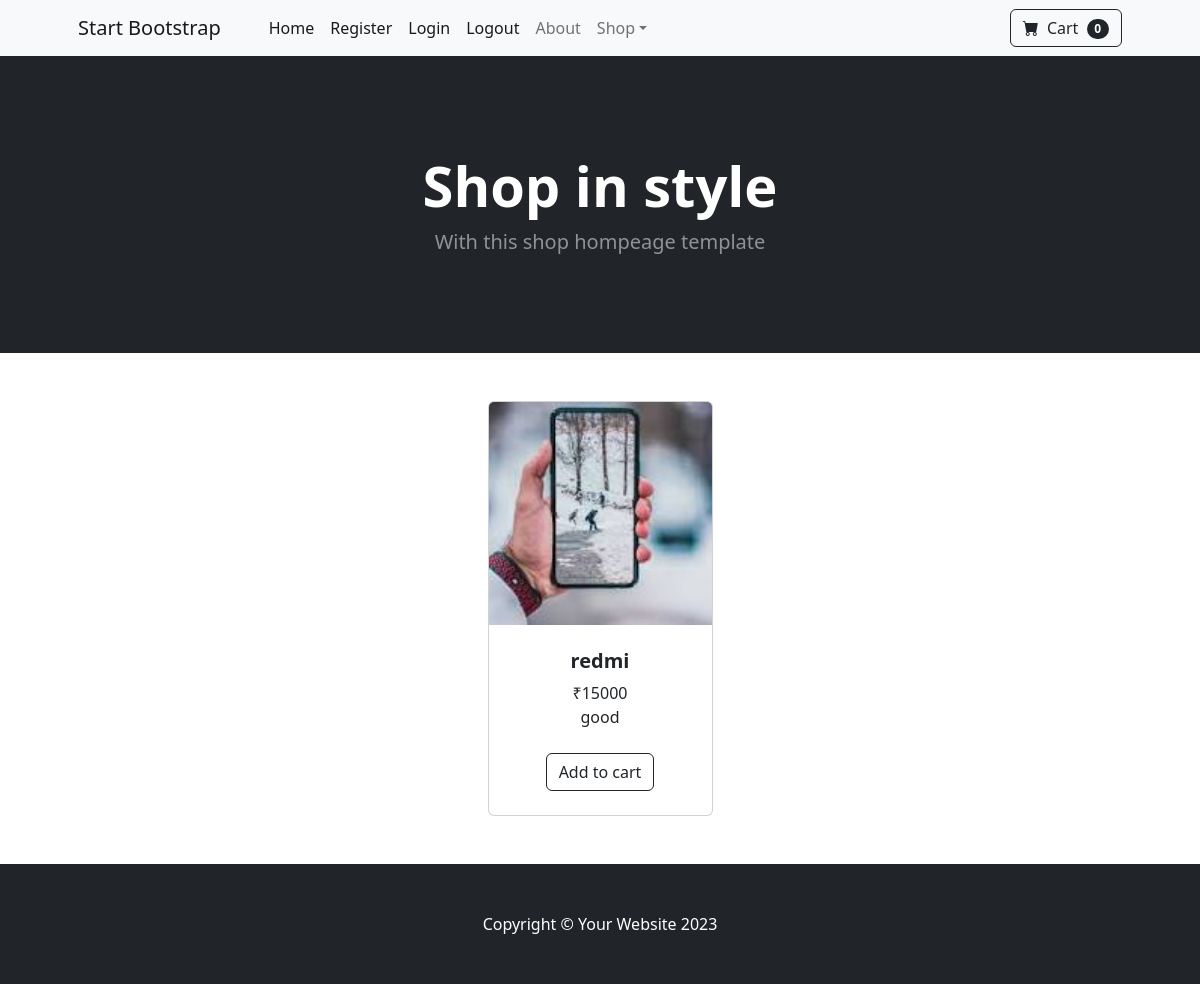
Page /product/detail/2 on the committed database.
### ecommapp/models.py (models this page shows, shortened)
class Products(models.Model):
    product_name=models.CharField(max_length=100)
    price=models.PositiveIntegerField()
    Category=models.ForeignKey(Category,on_delete=models.CASCADE)
    image=models.ImageField(upload_to='image',null=True)
    description=models.CharField(max_length=100)

### ecommapp/views.py (the view)
# urls.py: path('product/detail/<int:id>',views.ProductDetailView.as_view(),name='detail_view'),
class ProductDetailView(View):
    def get(self,request,*args,**kwargs):
        id=kwargs.get('id')
        product=Products.objects.get(id=id)
        return render(request,'product_detail.html',{'product':product})

### ecommapp/context_processors.py (called while the page is built)
def cart_count_context(request):
    if request.user.is_authenticated:
        count=Carts.objects.filter(user_id=request.user).exclude(status='order-placed').count()
        return {'count':count}
    else:
        return {'count':0}

### ecommapp/Templates/product_detail.html
{% extends 'index.html' %}
{% block content %}
<div class="container px-4 px-lg-5 mt-5">
    <div class="row gx-4 gx-lg-5 row-cols-2 row-cols-md-3 row-cols-xl-4 justify-content-center">
        <div class="col mb-5">
            <div class="card h-100">
                <img class="card-img-top" src="{{product.image.url}}" alt="..." />
                <div class="card-body p-4">
                    <div class="text-center">
                        <h5 class="fw-bolder">{{product.product_name}}</h5>
                       ₹{{product.price}}
                       <br>
                       {{product.description}}
                    </div>
                </div>
                <div class="card-footer p-4 pt-0 border-top-0 bg-transparent">
                    <div class="text-center"><a class="btn btn-outline-dark mt-auto" href="{% url 'addcart_view' product.id  %}">Add to cart</a></div>
                </div>
            </div>
        </div>
    </div>
</div>
{% endblock %}

### rows in the picture
Products: image (picture), product_name "redmi", price "15000", description "good"

### other values in the picture
{{ count }} "0"
